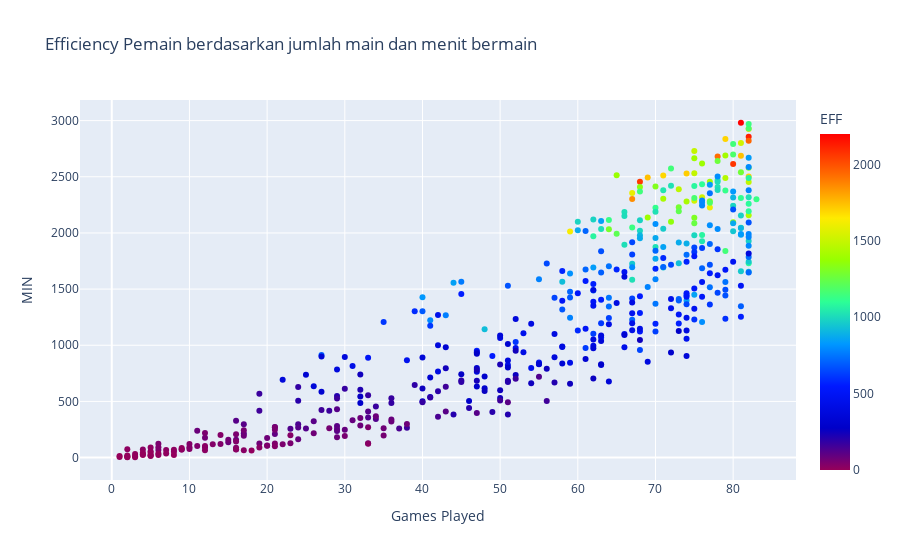

Notebook cell for this chart:
### Code cell
temp = df.groupby(['Games Played','MIN']).mean().reset_index().sort_values(by='EFF',ascending=False)
px.scatter(data_frame = temp, x = 'Games Played', y = 'MIN', color = 'EFF', title = 'Efficiency Pemain berdasarkan jumlah main dan menit bermain', color_continuous_scale=px.colors.sequential.Rainbow)

### Figure 1 — Plotly figure (JSON) as saved in the notebook; plotly's stock layout.template omitted (floating-point values rounded to 4 significant figures; data arrays with more than 128 entries replaced by an {"elided": "..."} marker saying what was removed)
{"data": [{"hovertemplate": "Games Played=%{x}<br>MIN=%{y}<br>EFF=%{marker.color}<extra></extra>", "legendgroup": "", "marker": {"color": {"elided": "487 int values"}, "coloraxis": "coloraxis", "symbol": "circle"}, "mode": "markers", "name": "", "orientation": "v", "showlegend": false, "type": "scatter", "x": {"elided": "487 int values"}, "xaxis": "x", "y": {"elided": "487 int values"}, "yaxis": "y"}], "layout": {"coloraxis": {"colorbar": {"title": {"text": "EFF"}}, "colorscale": [[0, "rgb(150,0,90)"], [0.125, "rgb(0,0,200)"], [0.25, "rgb(0,25,255)"], [0.375, "rgb(0,152,255)"], [0.5, "rgb(44,255,150)"], [0.625, "rgb(151,255,0)"], [0.75, "rgb(255,234,0)"], [0.875, "rgb(255,111,0)"], [1, "rgb(255,0,0)"]]}, "legend": {"tracegroupgap": 0}, "title": {"text": "Efficiency Pemain berdasarkan jumlah main dan menit bermain"}, "xaxis": {"anchor": "y", "domain": [0, 1], "title": {"text": "Games Played"}}, "yaxis": {"anchor": "x", "domain": [0, 1], "title": {"text": "MIN"}}}}
